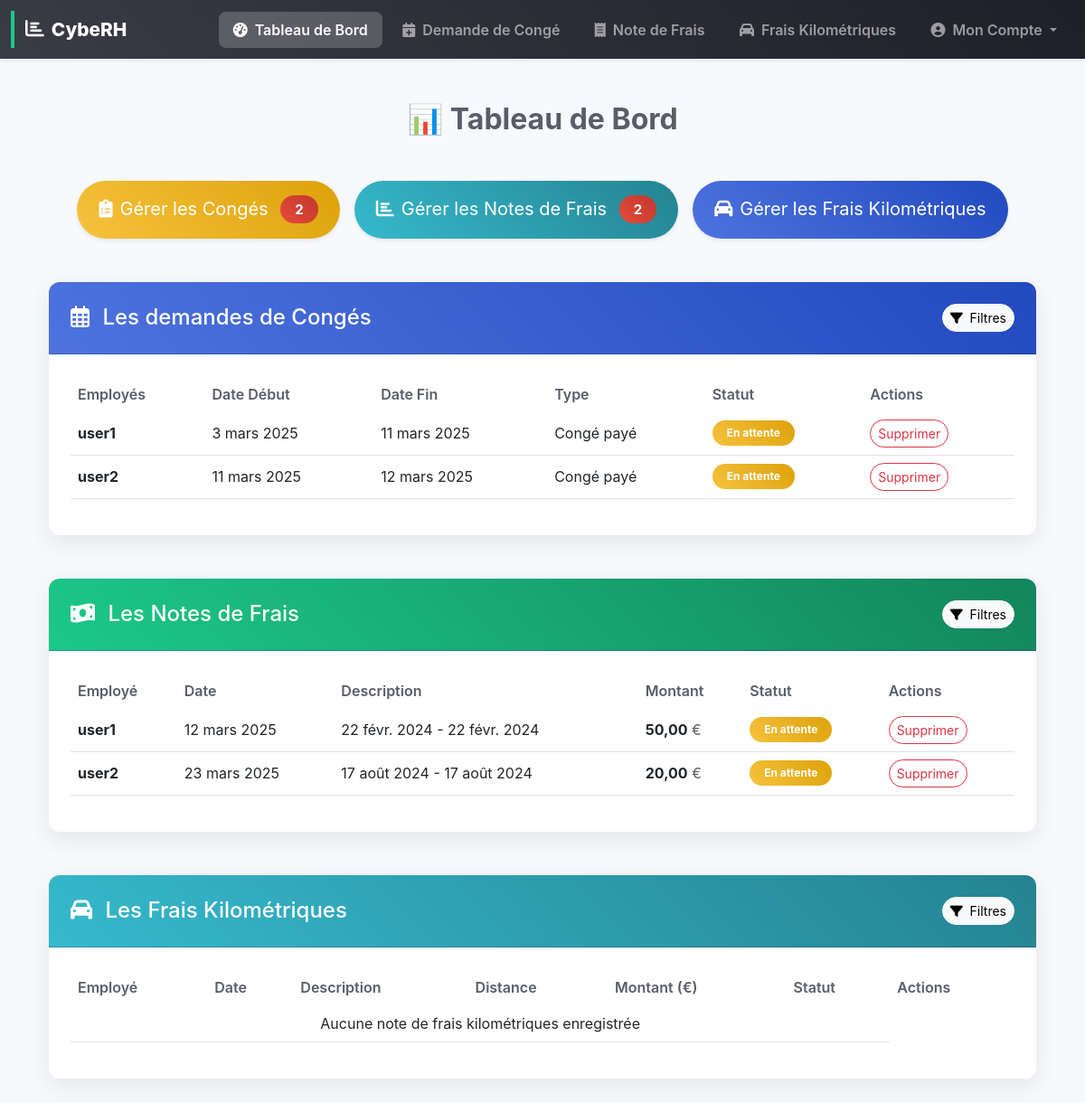
The app's page /dashboard/ (signed in), older data.
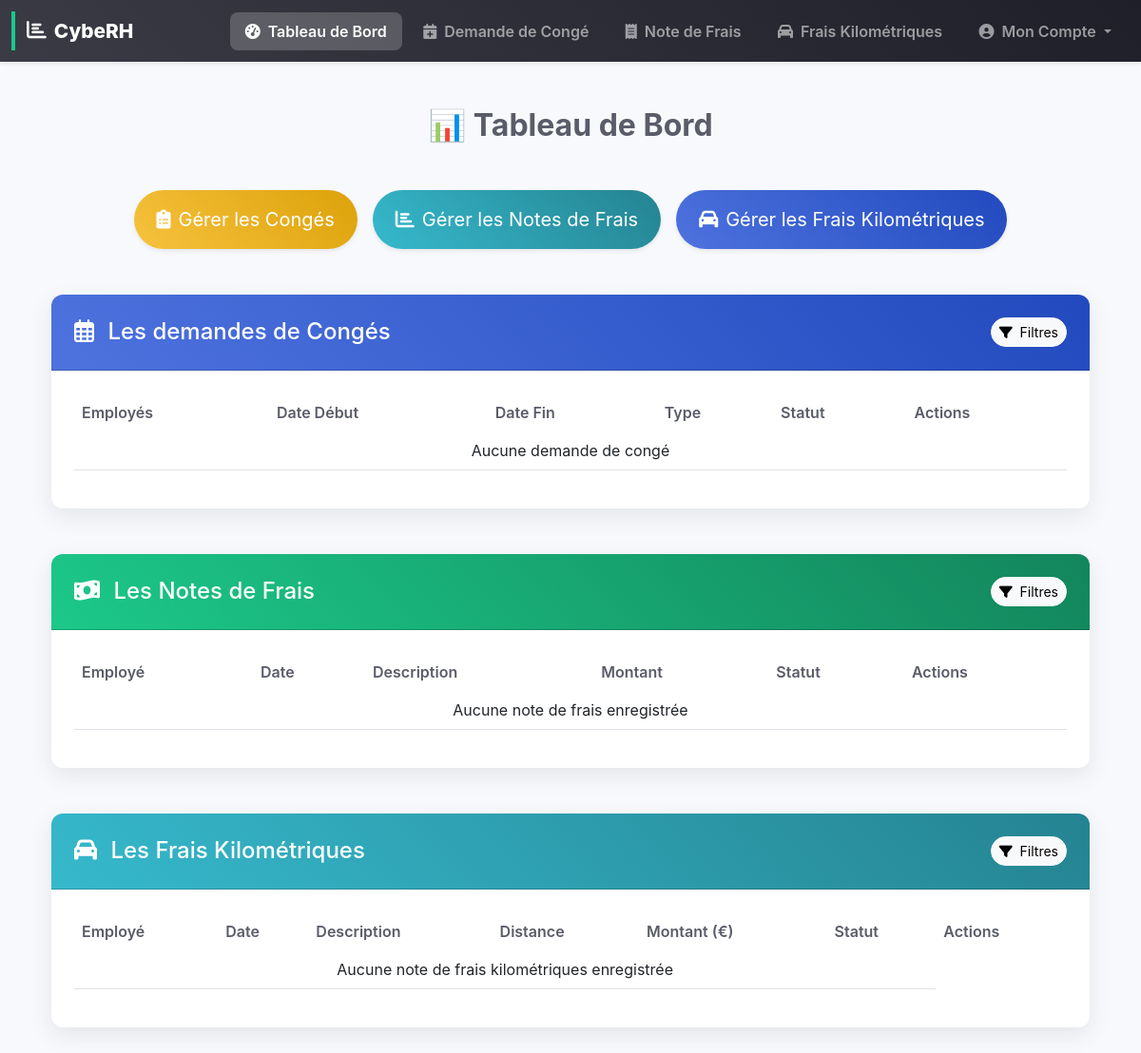
The same page, newer data.
### rh_management/models.py (models this page shows, shortened)
class LeaveRequest(models.Model):
    user = models.ForeignKey(User, on_delete=models.CASCADE)
    leave_type = models.CharField(max_length=10, choices=LEAVE_TYPES, default='CP')
    start_date = models.DateField()
    end_date = models.DateField()
    reason = models.TextField(blank=True, null=True)
    status = models.CharField(max_length=10, choices=STATUS_CHOICES, default='pending')
    created_at = models.DateTimeField(auto_now_add=True)
    attachment = models.FileField(upload_to='receipts/', blank=True, null=True)
    notification_emails = models.TextField(blank=True, null=True)

class ExpenseReport(models.Model):
    STATUS_CHOICES = [
        ('pending', 'En attente'),
        ('approved', 'Approuvée'),
        ('rejected', 'Rejetée')
    ]
    user = models.ForeignKey(User, on_delete=models.CASCADE)
    date = models.DateField()
    description = models.CharField(max_length=255)
    amount = models.DecimalField(max_digits=10, decimal_places=2)  # Montant HT
    vat = models.DecimalField(max_digits=5, decimal_places=2, default=0.0)  # ✅ Applique une TVA par défaut de 20%
    project = models.CharField(max_length=255, blank=True, null=True)
    location = models.CharField(max_length=255, blank=True, null=True)
    refacturable = models.BooleanField(default=False)
    receipt = models.FileField(upload_to="receipts/", blank=True, null=True)  # Champ pour les pièces justificatives
    status = models.CharField(max_length=10, choices=STATUS_CHOICES, default='pending')
    notification_emails = models.TextField(blank=True, null=True)  # Champ pour les adresses e-mail de notification

### rh_management/views.py (the view)
# urls.py: path("dashboard/", dashboard_view, name="dashboard"),  # Dashboard page
@login_required
def dashboard_view(request):
    new_leave_requests_count = LeaveRequest.objects.filter(status='pending').count()
    new_expense_reports_count = ExpenseReport.objects.filter(status='pending').count()
    new_kilometric_expenses_count = KilometricExpense.objects.filter(status='pending').count()
    if request.user.is_superuser or request.user.groups.filter(name='HR').exists():
        leave_requests = LeaveRequest.objects.all()
        expense_reports = ExpenseReport.objects.all()
        kilometric_expenses = KilometricExpense.objects.all()
    else:
        leave_requests = LeaveRequest.objects.filter(user=request.user)
        expense_reports = ExpenseReport.objects.filter(user=request.user)
        kilometric_expenses = KilometricExpense.objects.filter(user=request.user)
    context = {
        "is_admin": request.user.is_superuser,
        "is_hr": request.user.groups.filter(name='HR').exists(),
        "is_employee": request.user.groups.filter(name='Employé').exists(),
        "leave_requests": leave_requests,
        "expense_reports": expense_reports,
        "kilometric_expenses": kilometric_expenses,
        "new_leave_requests_count": new_leave_requests_count,
        "new_expense_reports_count": new_expense_reports_count,
        "new_kilometric_expenses_count": new_kilometric_expenses_count,
    }
    return render(request, 'rh_management/dashboard.html', context)

### templates/rh_management/dashboard.html (shortened to what this page needs)
{% extends "base.html" %}
{% block content %}
<div class="container mt-5">
    <h2 class="text-center mb-5 fw-bold">📊 Tableau de Bord</h2>
    <div class="row">
        <div class="col-12">
            {% if is_hr or is_admin %}
                <div class="text-center mb-5">
                    <div class="d-flex flex-wrap justify-content-center gap-3">
                        <a href="{% url 'manage_leaves' %}" class="btn btn-gradient-warning btn-lg px-4 py-3 rounded-pill shadow-sm">
                            <i class="fas fa-clipboard-list me-2"></i>Gérer les Congés
                            {% if new_leave_requests_count > 0 %}
                                <span class="badge rounded-pill bg-danger ms-2">{{ new_leave_requests_count }}</span>
                            {% endif %}
                        </a>
                        <a href="{% url 'manage_expenses' %}" class="btn btn-gradient-info btn-lg px-4 py-3 rounded-pill shadow-sm">
                            <i class="fas fa-chart-bar me-2"></i>Gérer les Notes de Frais
                            {% if new_expense_reports_count > 0 %}
                                <span class="badge rounded-pill bg-danger ms-2">{{ new_expense_reports_count }}</span>
                            {% endif %}
                        </a>
                        <a href="{% url 'manage_kilometric_expenses' %}" class="btn btn-gradient-primary btn-lg px-4 py-3 rounded-pill shadow-sm">
                            <i class="fas fa-car me-2"></i>Gérer les Frais Kilométriques
                        </a>
                    </div>
                </div>
            {% endif %}
        </div>
    </div>
    {% if is_hr or is_admin %}
    <div class="row">
        <div class="col-12">
            <div class="card border-0 shadow-lg rounded-4 overflow-hidden mb-5">
                <div class="card-header bg-gradient-primary text-white p-4">
                    <div class="d-flex justify-content-between align-items-center">
                        <h4 class="mb-0"><i class="far fa-calendar-alt me-2"></i> Les demandes de Congés</h4>
                        <button class="btn btn-light btn-sm rounded-pill" type="button" data-bs-toggle="collapse" data-bs-target="#leaveFilters">
                            <i class="fas fa-filter me-1"></i> Filtres
                        </button>
                    </div>
                </div>
                <div class="card-body p-4">
                    <div class="table-responsive">
                        <table class="table table-hover align-middle">
                            <thead>
                                <tr>
                                    <th class="border-0">Employés</th>
                                    <th class="border-0">Date Début</th>
                                    <th class="border-0">Date Fin</th>
                                    <th class="border-0">Type</th>
                                    <th class="border-0">Statut</th>
                                    {% if is_admin %}
                                    <th class="border-0">Actions</th>
                                    {% endif %}
                                </tr>
                            </thead>
                            <tbody id="leave_requests_body">
                                {% if leave_requests %}
                                    {% for leave in leave_requests %}
                                        <tr data-id="{{ leave.id }}">
                                            <td><span class="fw-bold">{{ leave.user.username }}</span></td>
                                            <td>{{ leave.start_date }}</td>
                                            <td>{{ leave.end_date }}</td>
                                            <td>{{ leave.get_leave_type_display }}</td>
                                            <td>
                                                <span class="badge bg-{% if leave.status == 'approved' %}success{% elif leave.status == 'rejected' %}danger{% else %}warning{% endif %}">
                                                    {% if leave.status == 'approved' %}Approuvé{% elif leave.status == 'rejected' %}Refusé{% else %}En attente{% endif %}
                                                </span>
                                            </td>
                                            {% if is_admin %}
                                            <td>
                                                <form method="post" action="{% url 'delete_leave' leave.id %}">
                                                    <button type="submit" class="btn btn-outline-danger btn-sm">Supprimer</button>
                                                </form>
                                            </td>
                                            {% endif %}
                                        </tr>
                                    {% endfor %}
                                {% else %}
                                    <tr><td colspan="6" class="text-center">Aucune demande de congé</td></tr>
                                {% endif %}
                            </tbody>
                        </table>
                    </div>
                </div>
            </div>
            <div class="card border-0 shadow-lg rounded-4 overflow-hidden mb-5">
                <div class="card-header bg-gradient-success text-white p-4">
                    <div class="d-flex justify-content-between align-items-center">
                        <h4 class="mb-0"><i class="fas fa-money-bill-wave me-2"></i> Les Notes de Frais</h4>
                        <button class="btn btn-light btn-sm rounded-pill" type="button" data-bs-toggle="collapse" data-bs-target="#expenseFilters">
                            <i class="fas fa-filter me-1"></i> Filtres
                        </button>
                    </div>
                </div>
                <div class="card-body p-4">
                    <div class="table-responsive">
                        <table class="table table-hover align-middle">
                            <thead>
                                <tr>
                                    <th class="border-0">Employé</th>
                                    <th class="border-0">Date</th>
                                    <th class="border-0">Description</th>
                                    <th class="border-0">Montant</th>
                                    <th class="border-0">Statut</th>
                                    {% if is_admin %}
                                    <th class="border-0">Actions</th>
                                    {% endif %}
                                </tr>
                            </thead>
                            <tbody id="expense_reports_body">
                                {% if expense_reports %}
                                    {% for expense in expense_reports %}
                                        <tr data-id="{{ expense.id }}">
                                            <td><span class="fw-bold">{{ expense.user.username }}</span></td>
                                            <td>{{ expense.date }}</td>
                                            <td>{{ expense.description }}</td>
                                            <td><strong>{{ expense.amount }}</strong> <span class="text-muted">€</span></td>
                                            <td>
                                                <span class="badge bg-{% if expense.status == 'approved' %}success{% elif expense.status == 'rejected' %}danger{% else %}warning{% endif %}">
                                                    {% if expense.status == 'approved' %}Approuvé{% elif expense.status == 'rejected' %}Refusé{% else %}En attente{% endif %}
                                                </span>
                                            </td>
                                            {% if is_admin %}
                                            <td>
                                                <form method="post" action="{% url 'delete_expense' expense.id %}">
                                                    <button type="submit" class="btn btn-outline-danger btn-sm">Supprimer</button>
                                                </form>
                                            </td>
                                            {% endif %}
                                        </tr>
                                    {% endfor %}
                                {% else %}
                                    <tr><td colspan="6" class="text-center">Aucune note de frais enregistrée</td></tr>
                                {% endif %}
                            </tbody>
                        </table>
                    </div>
                </div>
            </div>
            <div class="card border-0 shadow-lg rounded-4 overflow-hidden mb-5">
                <div class="card-header bg-gradient-info text-white p-4">
                    <div class="d-flex justify-content-between align-items-center">
                        <h4 class="mb-0"><i class="fas fa-car me-2"></i> Les Frais Kilométriques</h4>
                        <button class="btn btn-light btn-sm rounded-pill" type="button" data-bs-toggle="collapse" data-bs-target="#kilometricFilters">
                            <i class="fas fa-filter me-1"></i> Filtres
                        </button>
                    </div>
                </div>
                <div class="card-body p-4">
                    <div class="table-responsive">
                        <table class="table table-hover align-middle">
                            <thead>
                                <tr>
                                    <th class="border-0">Employé</th>
                                    <th class="border-0">Date</th>
                                    <th class="border-0">Description</th>
                                    <th class="border-0">Distance</th>
                                    <th class="border-0">Montant (€)</th>
                                    <th class="border-0">Statut</th>
                                    {% if is_admin %}
                                    <th class="border-0">Actions</th>
                                    {% endif %}
                                </tr>
                            </thead>
                            <tbody id="kilometric_expense_reports_body">
                                {% if kilometric_expenses %}
                                    {% for expense in kilometric_expenses %}
                                        <tr data-id="{{ expense.id }}">
                                            <td><span class="fw-bold">{{ expense.user.username }}</span></td>
                                            <td>{{ expense.date }}</td>
                                            <td>{{ expense.description|default:"Frais kilométrique" }}</td>
                                            <td>{{ expense.distance }} km</td>
                                            <td>{{ expense.amount }}</td>
                                            <td>
                                                <span class="badge bg-{% if expense.status == 'approved' %}success{% elif expense.status == 'rejected' %}danger{% else %}warning{% endif %}">
                                                    {% if expense.status == 'approved' %}Approuvé{% elif expense.status == 'rejected' %}Refusé{% else %}En attente{% endif %}
                                                </span>
                                            </td>
                                            {% if is_admin %}
                                            <td>
                                                <form method="post" action="{% url 'delete_kilometric_expense' expense.id %}">
                                                    {% csrf_token %}
                                                    <button type="submit" class="btn btn-outline-danger btn-sm">Supprimer</button>
                                                </form>
                                            </td>
                                            {% endif %}
                                        </tr>
                                    {% endfor %}
                                {% else %}
                                    <tr><td colspan="6" class="text-center">Aucune note de frais kilométriques enregistrée</td></tr>
                                {% endif %}
                            </tbody>
                        </table>
                    </div>
                </div>
            </div>
        </div>
    </div>
    {% endif %}
</div>
{% endblock %}

Row changes from the older to the newer data that the page shows:
removed LeaveRequest: user.username "user1", start_date "3 mars 2025", end_date "11 mars 2025", leave_type "Congé payé", status "En attente"
removed LeaveRequest: user.username "user2", start_date "11 mars 2025", end_date "12 mars 2025", leave_type "Congé payé", status "En attente"
removed ExpenseReport: user.username "user1", date "12 mars 2025", description "22 févr. 2024 - 22 févr. 2024", amount "50,00", status "En attente"
removed ExpenseReport: user.username "user2", date "23 mars 2025", description "17 août 2024 - 17 août 2024", amount "20,00", status "En attente"
Text that changed along with them:
{{ new_leave_requests_count }}: "2" → (not shown)
{{ new_expense_reports_count }}: "2" → (not shown)
text now shown: "Aucune demande de congé Aucune note de frais enregistrée"
